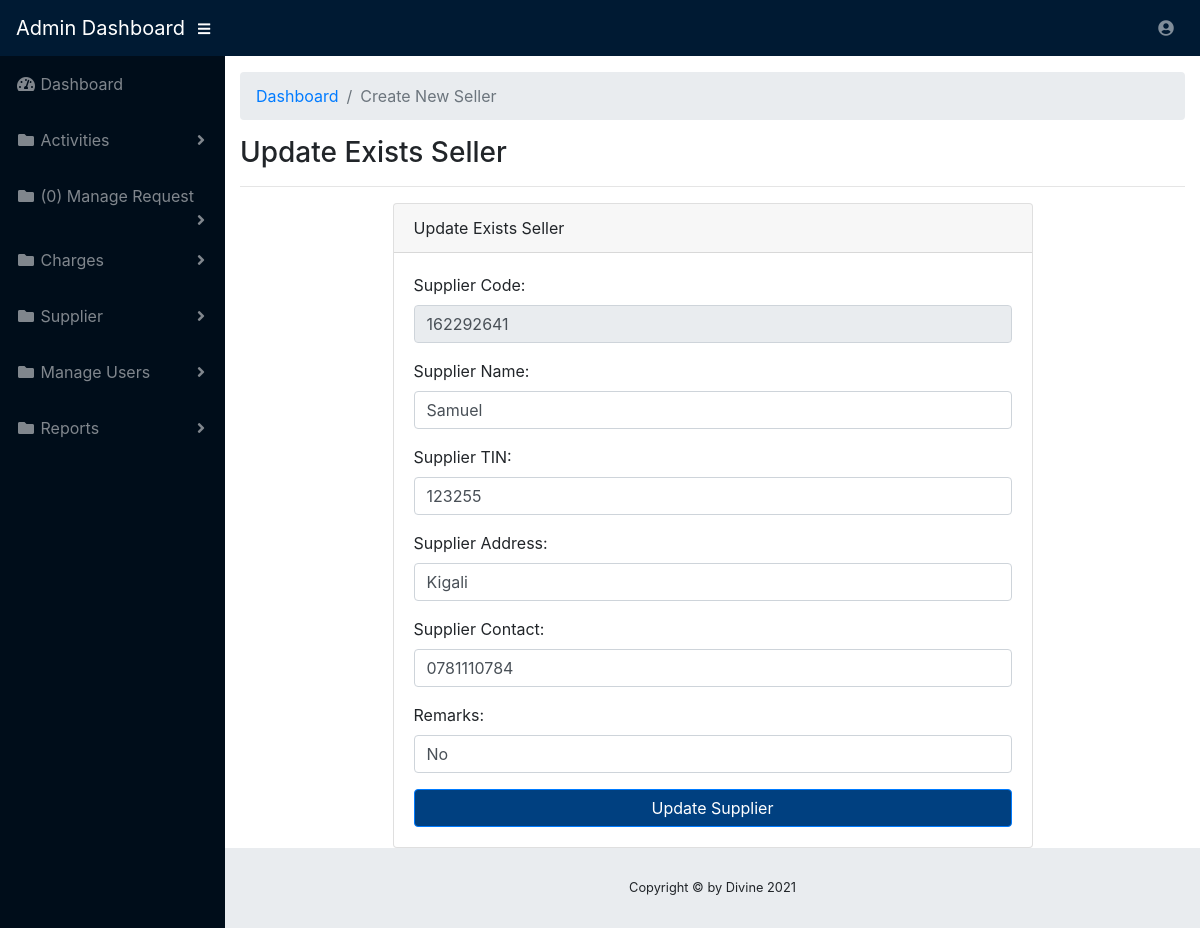
Page /bossdashboard/editSeller.php?id=1 (signed in) on the committed database.
### tables this page shows
CREATE TABLE `seller` (
  `seller_id` int(11) NOT NULL,
  `sellercode` varchar(255) NOT NULL,
  `sellername` varchar(200) NOT NULL,
  `seller_tin` varchar(100) NOT NULL,
  `seller_address` varchar(200) NOT NULL,
  `seller_phone` varchar(20) NOT NULL,
  `seller_remarks` varchar(30) NOT NULL,
  `added_day` timestamp NOT NULL DEFAULT current_timestamp() ON UPDATE current_timestamp()
);

### bossdashboard/editSeller.php (the view, shortened to what this page needs)
<?php
if($_SESSION['email']!=""){
?>
<!DOCTYPE html>
<html lang="en">
<head>
  <link href="../vendor/fontawesome-free/css/all.min.css" rel="stylesheet" type="text/css">
  <link href="../vendor/datatables/dataTables.bootstrap4.css" rel="stylesheet">
  <link href="../css/sb-admin.css" rel="stylesheet">
</head>
<body id="page-top">
  <nav class="navbar navbar-expand navbar-dark bg-dark static-top">
    <a class="navbar-brand mr-1" href="home.html">Admin Dashboard</a>
    <button class="btn btn-link btn-sm text-white order-1 order-sm-0" id="sidebarToggle" href="#">
      <i class="fas fa-bars"></i>
    </button>
    <ul class="navbar-nav ml-auto ml-md-0">
      <li class="nav-item dropdown no-arrow">
        <a class="nav-link dropdown-toggle" href="#" id="userDropdown" role="button" data-toggle="dropdown" aria-haspopup="true" aria-expanded="false">
          <i class="fas fa-user-circle fa-fw"></i>
        </a>
      </li>
    </ul>
  </nav>
  <div id="wrapper">
    <ul class="sidebar navbar-nav">
      <li class="nav-item">
        <a class="nav-link" href="home.php">
          <i class="fas fa-fw fa-tachometer-alt"></i>
          <span>Dashboard</span>
        </a>
      </li>
       <li class="nav-item dropdown ">
        <a class="nav-link dropdown-toggle" href="#" id="pagesDropdown" role="button" data-toggle="dropdown" aria-haspopup="true" aria-expanded="false">
          <i class="fas fa-fw fa-folder"></i>
          <span>Activities</span>
        </a>
      </li>
        <li class="nav-item dropdown">
        <a class="nav-link dropdown-toggle" href="#" id="pagesDropdown" role="button" data-toggle="dropdown" aria-haspopup="true" aria-expanded="false">
          <i class="fas fa-fw fa-folder"></i>
             <?php
         $con=mysqli_connect("localhost", "root", "", "expense");
        $count_query = "SELECT * FROM expense WHERE donestatus  ='Accountent Accepted'  ";
        $query = mysqli_query($con, $count_query);
        $count = mysqli_num_rows($query);
                                           ?>
          <span>(<?php echo $count; ?>) Manage Request</span>
        </a>
      </li>
       <li class="nav-item dropdown ">
        <a class="nav-link dropdown-toggle" href="#" id="pagesDropdown" role="button" data-toggle="dropdown" aria-haspopup="true" aria-expanded="false">
          <i class="fas fa-fw fa-folder"></i>
          <span>Charges</span>
        </a>
      </li>
      <li class="nav-item dropdown">
        <a class="nav-link dropdown-toggle" href="#" id="pagesDropdown" role="button" data-toggle="dropdown" aria-haspopup="true" aria-expanded="false">
          <i class="fas fa-fw fa-folder"></i>
          <span>Supplier</span>
        </a>
      </li>
        <li class="nav-item dropdown">
        <a class="nav-link dropdown-toggle" href="#" id="pagesDropdown" role="button" data-toggle="dropdown" aria-haspopup="true" aria-expanded="false">
          <i class="fas fa-fw fa-folder"></i>
          <span>Manage Users</span>
        </a>
      </li>
            <li class="nav-item dropdown">
        <a class="nav-link dropdown-toggle" href="#" id="pagesDropdown" role="button" data-toggle="dropdown" aria-haspopup="true" aria-expanded="false">
          <i class="fas fa-fw fa-folder"></i>
          <span>Reports</span>
        </a>
      </li>
    </ul>
    <div id="content-wrapper">
      <div class="container-fluid">
        <ol class="breadcrumb">
          <li class="breadcrumb-item">
            <a href="index.php">Dashboard</a>
          </li>
          <li class="breadcrumb-item active">Create New Seller</li>
        </ol>
        <h3>Update Exists Seller</h3>
        <hr>
   <div class="container">
          <div class="container">
                                       <?php
                                      $conn=mysqli_connect("localhost","root","", "expense") or die(mysql_error());
                                      $ID=$_GET['id'];
                                       ?>
                                          <?php
                                     $query = $conn->query("SELECT * FROM `seller` WHERE `seller_id` ='$ID'") or die(mysqli_error());
                                     $fetch = $query->fetch_array();
                                      ?>
    <div class="card card-register mx-auto mt-2">
      <div class="card-header">Update Exists Seller</div>
      <div class="card-body">
 <form action="" method="POST">
                  <div class="form-group">
                    <div class="form-row">
                        <div class="col-md">
                      <label for="supcode">Supplier Code:</label>
                       <input class="form-control input-sm" id="supcode" name="SUPCODE" placeholder=
                            " Code" type="text" value="<?php echo $fetch['sellercode']?>"  readonly>
                      </div>
                    </div>
                  </div>
                     <div class="form-group">
                    <div class="form-row">
                        <div class="col-md">
                      <label for="SUPNAME">Supplier Name:</label>
                       <input class="form-control input-sm" id="SUPNAME" name="sellername" value="<?php echo $fetch['sellername']?>"  placeholder=
                            " Name" type="text" required>
                      </div>
                    </div>
                  </div>
                 <div class="form-group">
                    <div class="form-row">
                        <div class="col-md">
                      <label for="SUPTIN">Supplier TIN:</label>
                       <input class="form-control input-sm" id="SUPTIN" name="sellertin" value="<?php echo $fetch['seller_tin']?>" placeholder=
                            " TIN" type="text" >
                      </div>
                    </div>
                  </div>
                 <div class="form-group">
                    <div class="form-row">
                        <div class="col-md">
                      <label for="SUPADD">Supplier Address:</label>
                       <input class="form-control input-sm" id="SUPADD" name="selleraddress" value="<?php echo $fetch['seller_address']?>" placeholder=
                            " Address" type="text" >
                      </div>
                    </div>
                  </div>
                   <div class="form-group">
                    <div class="form-row">
                        <div class="col-md">
                      <label for="SUPTIN">Supplier Contact:</label>
                       <input class="form-control input-sm" id="SUPCONTACT" name="sellercontact" value="<?php echo $fetch['seller_phone']?>" placeholder=
                            " Contact" type="text" >
                      </div>
                    </div>
                  </div>
                   <div class="form-group">
                    <div class="form-row">
                        <div class="col-md">
                      <label for="SUPREMARKS"> Remarks:</label>
                       <input class="form-control input-sm" id="SUPREMARKS" name="sellermarks" value="<?php echo $fetch['seller_remarks']?>" placeholder=
                            " Remarks" type="text" >
                      </div>
                    </div>
                  </div>
            <button class="btn btn-primary btn-block" name="update_seller" type="submit" ><span class="glyphicon glyphicon-floppy-save"></span> Update Supplier</button>
        </form>
      </div>
    </div>
  </div>
      </div>
      <footer class="sticky-footer">
        <div class="container my-auto">
          <div class="copyright text-center my-auto">
           <span>Copyright © by Divine 2021</span>
          </div>
        </div>
      </footer>
    </div>
  </div>
</body>
</html>
<?php
}else{
header("location:../index.php");
}
?>

### rows in the picture
seller: SUPCODE "162292641", sellername "Samuel", sellertin "123255", selleraddress "Kigali", sellercontact "0781110784", sellermarks "No"

### other values in the picture
$count "0"
